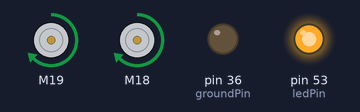
The sketch below on a simulated Arduino Mega 2560, built with avr-gcc and run on an emulated ATmega2560. Parts: 2 × DC motor (green arrow = forward, orange = backward, longer = faster), output pins drawn as LEDs (lit = HIGH).

Above: at 1.5 s.
At 4.5 s:
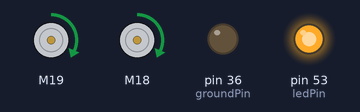
At 7.5 s:
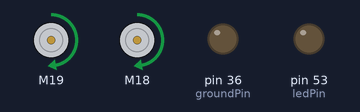
Timing chart, 0 to 11.7 s (numbered marks = the images above):
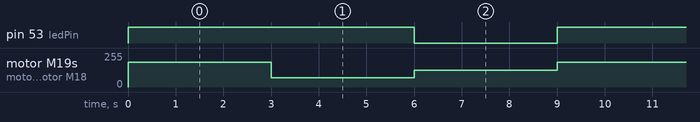

Measured:
- by itself, pin 53 (ledPin): alternates HIGH for 6.0 s and LOW for 3.0 s
- by itself, motor M19, motor M18: repeats every 9.0 s: forward 68/255 3.0 s, forward 127/255 3.0 s, forward 184/255 3.0 s

The sketch:

Forward_Full_Throttle.ino
```cpp
#include "Servo.h"
//#include "MPU9250.h"
#include <ESC.h>
#define PWM_MAXB (1100) //backward max
#define PWM_MINB (1460) //backward min
#define PWM_MAXF (1900) //forward max
#define PWM_MINF (1530) //forward min
#define PWM_STOP (1500) // Stop
//MPU9250 IMU(Wire,0x68);

//int leftMotorPin = 11;
//int rightMotorPin = 12;
int enablePin = 50;
int ledPin = 53;
int groundPin = 36;
double powerProportion = 0.4;

//MPU9250 IMU(Wire,0x68);

ESC myESCL (19, PWM_MAXB, PWM_MAXF, 500);//Left side motor
ESC myESCR (18, PWM_MAXB, PWM_MAXF, 500);//Right side motor

int period = 3000;
bool enabled = false;
int startTime;
int state = 0;

void setup() {
  //Serial.begin(9600);
  myESCL.arm();//Left side ESC signal pin11
  myESCR.arm();//Right side ESC signal pin9

  pinMode(enablePin, INPUT);
  pinMode(ledPin, OUTPUT);
  pinMode(groundPin, OUTPUT);

  digitalWrite(ledPin, HIGH);
  digitalWrite(groundPin, LOW);
  startTime = millis();
}

void loop(){
  bool prevEnabled = enabled;
  enabled = true;//(digitalRead(enablePin) == HIGH); //
  if(enabled and !prevEnabled)
  {
      state = 0;
      startTime = millis();
  }

  if(enabled)
  {
    switch(state)
    {
      case 0:
        setMotorSpeeds(powerProportion, powerProportion);
        break;
      case 1:
        setMotorSpeeds(-powerProportion, -powerProportion);
        break;
      case 2:
        setMotorSpeeds(0, 0);
        break;
    }

    int deltaTime = millis() - startTime;
    if(deltaTime > period)
    {
      state = (state + 1) % 3;
      startTime = millis();
    }
  }
  else
  {
      //setMotorSpeeds(0, 0);
      state = 0;
  }
}


void setMotorSpeeds(float leftProportion, float rightProportion)
{
  int leftMotorPWM = proportionToPWM(leftProportion);
  int rightMotorPWM = proportionToPWM(rightProportion);
  myESCL.speed(leftMotorPWM);
  myESCR.speed(rightMotorPWM);
  if(leftMotorPWM != PWM_STOP || rightMotorPWM != PWM_STOP)
    digitalWrite(ledPin, HIGH);
  else
    digitalWrite(ledPin, LOW);
}

int proportionToPWM(float proportion)
{
  if(proportion > 0)
  {
    int pwmF = (int)(proportion*(PWM_MAXF-PWM_MINF) + PWM_MINF);
    return pwmF;
  }
  else if(proportion < 0)
  {
    proportion *= -1;
    int pwmB = (int)(proportion*(PWM_MAXB-PWM_MINB) + PWM_MINB);
    return pwmB;
  }
  else
  {
    return PWM_STOP;
  }
}
```
